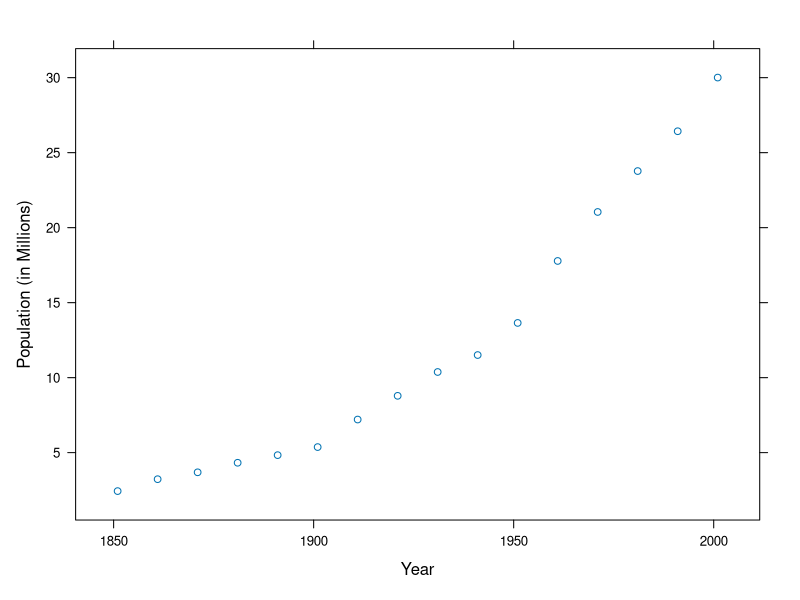

The R source for this figure:
## ---- chunk 1
knitr::opts_chunk$set(echo = TRUE)
## ---- chunk 2
library(carData)
data(CanPop)
summary(CanPop)
## ---- chunk 3
library(lattice)
xyplot(CanPop$population ~ CanPop$year, ylab="Population (in Millions)", xlab="Year")
